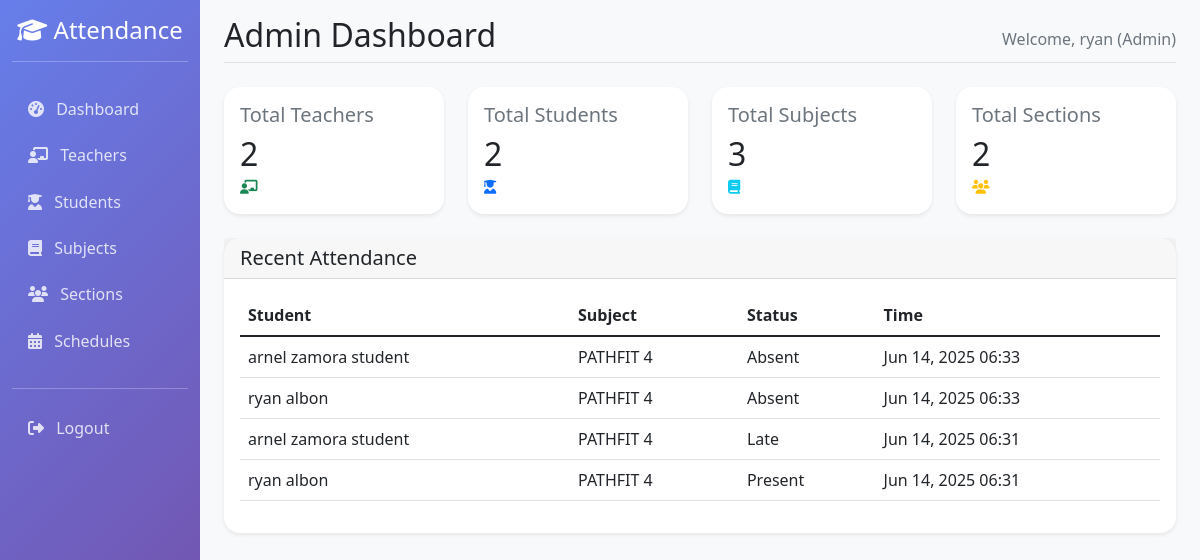
The page /admin-portal/dashboard/ (signed in) on the database its author committed.
### webapp/models.py (models this page shows, shortened)
class CustomUser(AbstractUser):
    USER_TYPE_CHOICES = [
        ('admin', 'Admin'),
        ('teacher', 'Teacher'),
        ('student', 'Student'),
    ]
    email = models.EmailField(unique=True)
    user_type = models.CharField(max_length=10, choices=USER_TYPE_CHOICES)
    middle_name = models.CharField(max_length=150, blank=True)
    USERNAME_FIELD = 'email'
    REQUIRED_FIELDS = ['username', 'first_name', 'last_name', 'user_type']

class Attendance(models.Model):
    STATUS_CHOICES = [
        ('present', 'Present'),
        ('absent', 'Absent'),
        ('late', 'Late'),
        ('excused', 'Excused')
    ]
    id = models.CharField(max_length=32, primary_key=True, default=uuid.uuid4)
    session = models.ForeignKey(AttendanceSession, on_delete=models.CASCADE)
    student = models.ForeignKey(Student, on_delete=models.CASCADE)
    status = models.CharField(max_length=20, choices=STATUS_CHOICES, default='absent')
    marked_at = models.DateTimeField(auto_now=True)
    marked_by = models.ForeignKey(settings.AUTH_USER_MODEL, on_delete=models.SET_NULL, null=True)
    remarks = models.TextField(blank=True, null=True)
    class Meta:
        unique_together = ['session', 'student']

class Student(models.Model):
    id = models.UUIDField(primary_key=True, default=uuid.uuid4, editable=False)
    user = models.OneToOneField(CustomUser, on_delete=models.CASCADE)
    student_id = models.CharField(max_length=20, unique=True)
    first_name = models.CharField(max_length=50)
    last_name = models.CharField(max_length=50)
    section = models.ForeignKey(Section, on_delete=models.CASCADE)
    phone = models.CharField(max_length=15, blank=True)
    guardian_name = models.CharField(max_length=100, blank=True)
    guardian_phone = models.CharField(max_length=15, blank=True)

class AttendanceSession(models.Model):
    STATUS_CHOICES = [
        ('ongoing', 'Ongoing'),
        ('ended', 'Ended'),
        ('cancelled', 'Cancelled')
    ]
    id = models.CharField(max_length=32, primary_key=True)  # This should match what you're using
    schedule = models.ForeignKey('Schedule', on_delete=models.CASCADE)
    date = models.DateField(default=timezone.now)
    status = models.CharField(max_length=20, choices=STATUS_CHOICES, default='ongoing')
    started_at = models.DateTimeField(auto_now_add=True)
    ended_at = models.DateTimeField(null=True, blank=True)
    remarks = models.TextField(blank=True, null=True)

class Schedule(models.Model):
    DAYS_OF_WEEK = (
        ('monday', 'Monday'),
        ('tuesday', 'Tuesday'),
        ('wednesday', 'Wednesday'),
        ('thursday', 'Thursday'),
        ('friday', 'Friday'),
        ('saturday', 'Saturday'),
        ('sunday', 'Sunday'),
    )
    id = models.UUIDField(primary_key=True, default=uuid.uuid4, editable=False)
    teacher = models.ForeignKey(Teacher, on_delete=models.CASCADE)
    subject = models.ForeignKey(Subject, on_delete=models.CASCADE)
    section = models.ForeignKey(Section, on_delete=models.CASCADE)
    day_of_week = models.CharField(max_length=10, choices=DAYS_OF_WEEK)
    start_time = models.TimeField()
    end_time = models.TimeField()
    room = models.CharField(max_length=50, blank=True)
    is_active = models.BooleanField(default=True)
    class Meta:
        unique_together = ['teacher', 'subject', 'section', 'day_of_week', 'start_time']
        ordering = ['day_of_week', 'start_time']

class Subject(models.Model):
    id = models.UUIDField(primary_key=True, default=uuid.uuid4, editable=False)
    name = models.CharField(max_length=100)
    code = models.CharField(max_length=20, unique=True)
    description = models.TextField(blank=True)
    created_at = models.DateTimeField(auto_now_add=True)

### webapp/admin_views.py (the view)
# urls.py: path('dashboard/', admin_views.admin_dashboard, name='admin_dashboard'),
@login_required
def admin_dashboard(request):
    if request.user.user_type != 'admin':
        return redirect('login')
    context = {
        'total_teachers': Teacher.objects.count(),
        'total_students': Student.objects.count(),
        'total_subjects': Subject.objects.count(),
        'total_sections': Section.objects.count(),
        'recent_attendance': Attendance.objects.select_related('student', 'session__schedule__subject').order_by('-marked_at')[:10]
    }
    return render(request, 'webapp/admin/dashboard.html', context)  # Updated template path

### webapp/templates/webapp/admin/dashboard.html (shortened to what this page needs)
{% extends 'webapp/base.html' %}
{% block page_title %}Admin Dashboard{% endblock %}
{% block content %}
<div class="row">
    <div class="col-md-3 mb-4">
        <div class="card">
            <div class="card-body">
                <h5 class="card-title text-muted">Total Teachers</h5>
                <h2 class="mb-0">{{ total_teachers }}</h2>
                <small class="text-success"><i class="fas fa-chalkboard-teacher"></i></small>
            </div>
        </div>
    </div>
    <div class="col-md-3 mb-4">
        <div class="card">
            <div class="card-body">
                <h5 class="card-title text-muted">Total Students</h5>
                <h2 class="mb-0">{{ total_students }}</h2>
                <small class="text-primary"><i class="fas fa-user-graduate"></i></small>
            </div>
        </div>
    </div>
    <div class="col-md-3 mb-4">
        <div class="card">
            <div class="card-body">
                <h5 class="card-title text-muted">Total Subjects</h5>
                <h2 class="mb-0">{{ total_subjects }}</h2>
                <small class="text-info"><i class="fas fa-book"></i></small>
            </div>
        </div>
    </div>
    <div class="col-md-3 mb-4">
        <div class="card">
            <div class="card-body">
                <h5 class="card-title text-muted">Total Sections</h5>
                <h2 class="mb-0">{{ total_sections }}</h2>
                <small class="text-warning"><i class="fas fa-users"></i></small>
            </div>
        </div>
    </div>
    <div class="col-12">
        <div class="card">
            <div class="card-header">
                <h5 class="mb-0">Recent Attendance</h5>
            </div>
            <div class="card-body">
                <div class="table-responsive">
                    <table class="table" id="recent-attendance">
                        <thead>
                            <tr>
                                <th>Student</th>
                                <th>Subject</th>
                                <th>Status</th>
                                <th>Time</th>
                            </tr>
                        </thead>
                        <tbody>
                            {% for attendance in recent_attendance %}
                            <tr>
                                <td>{{ attendance.student.first_name }} {{ attendance.student.last_name }}</td>
                                <td>{{ attendance.session.schedule.subject.name }}</td>
                                <td>
                                        {{ attendance.get_status_display }}
                                </td>
                                <td>{{ attendance.marked_at|date:"M d, Y H:i" }}</td>
                            </tr>
                            {% endfor %}
                        </tbody>
                    </table>
                </div>
            </div>
        </div>
    </div>
</div>
{% endblock %}

### webapp/templates/webapp/base.html (shortened to what this page needs)
<!DOCTYPE html>
<html lang="en">
<head>
    <link href="https://cdn.jsdelivr.net/npm/bootstrap@5.1.3/dist/css/bootstrap.min.css" rel="stylesheet">
    <link href="https://cdnjs.cloudflare.com/ajax/libs/font-awesome/6.4.0/css/all.min.css" rel="stylesheet">
    <link rel="stylesheet" type="text/css" href="https://cdn.datatables.net/buttons/2.2.3/css/buttons.bootstrap5.min.css">
    <link rel="stylesheet" href="https://cdn.jsdelivr.net/npm/sweetalert2@11.7.3/dist/sweetalert2.min.css">
</head>
<body>
    {% if user.is_authenticated %}
    <div class="container-fluid">
        <div class="row">
            <nav class="col-md-3 col-lg-2 d-md-block sidebar collapse">
                <div class="position-sticky pt-3">
                    <div class="text-center mb-4">
                        <h4><i class="fas fa-graduation-cap"></i> Attendance</h4>
                        <hr class="text-white">
                    </div>
                    {% if user.user_type == 'admin' %}
                        <ul class="nav flex-column">
                            <li class="nav-item">
                                <a class="nav-link" href="{% url 'admin_dashboard' %}">
                                    <i class="fas fa-tachometer-alt me-2"></i> Dashboard
                                </a>
                            </li>
                            <li class="nav-item">
                                <a class="nav-link" href="{% url 'teacher_list' %}">
                                    <i class="fas fa-chalkboard-teacher me-2"></i> Teachers
                                </a>
                            </li>
                            <li class="nav-item">
                                <a class="nav-link" href="{% url 'student_list' %}">
                                    <i class="fas fa-user-graduate me-2"></i> Students
                                </a>
                            </li>
                            <li class="nav-item">
                                <a class="nav-link" href="{% url 'subject_list' %}">
                                    <i class="fas fa-book me-2"></i> Subjects
                                </a>
                            </li>
                            <li class="nav-item">
                                <a class="nav-link" href="{% url 'section_list' %}">
                                    <i class="fas fa-users me-2"></i> Sections
                                </a>
                            </li>
                            <li class="nav-item">
                                <a class="nav-link" href="{% url 'schedule_list' %}">
                                    <i class="fas fa-calendar-alt me-2"></i> Schedules
                                </a>
                            </li>
                        </ul>
                    {% endif %}
                    <hr class="text-white mt-4">
                    <ul class="nav flex-column">
                        <li class="nav-item">
                            <a class="nav-link" href="{% url 'logout' %}">
                                <i class="fas fa-sign-out-alt me-2"></i> Logout
                            </a>
                        </li>
                    </ul>
                </div>
            </nav>
            <main class="col-md-9 ms-sm-auto col-lg-10 px-md-4 main-content">
                <div class="pt-3 pb-2 mb-3">
                    <div class="d-flex justify-content-between flex-wrap flex-md-nowrap align-items-center border-bottom">
                        <h1 class="h2">{% block page_title %}Dashboard{% endblock %}</h1>
                        <div class="text-muted">
    Welcome,
    {% if user.user_type == 'teacher' %}
        {{ teacher.full_name }} (Teacher)
    {% elif user.user_type == 'student' %}
        {{ student.first_name }} {{ student.last_name }} (Student)
    {% elif user.user_type == 'admin' %}
        {{ user.username }} (Admin)
    {% else %}
        {{ user.first_name|default:user.username }}
    {% endif %}
</div>
                    </div>
                    <div class="mt-4">
                        {% block content %}
                        {% endblock %}
                    </div>
                </div>
            </main>
        </div>
    </div>
    {% endif %}
</body>
</html>

### webapp/templates/webapp/base.html (style rules this page uses)
.sidebar { min-height: 100vh; background: linear-gradient(135deg, #667eea 0%, #764ba2 100%); color: white; }
.sidebar .nav-link { color: rgba(255, 255, 255, 0.8); border-radius: 0.5rem; margin: 0.2rem 0; transition: all 0.3s ease; }
.main-content { background-color: #f8f9fa; min-height: 100vh; }
.card { border: none; border-radius: 1rem; box-shadow: 0 0.125rem 0.25rem rgba(0, 0, 0, 0.075); transition: all 0.3s ease; }
.table td { vertical-align: middle; }

### rows shown on the page
CustomUser: username "ryan"
Attendance: student.first_name "arnel", student.last_name "zamora student", session.schedule.subject.name "PATHFIT 4", status "Absent", marked_at "Jun 14, 2025 06:33"
Attendance: student.first_name "ryan", student.last_name "albon", session.schedule.subject.name "PATHFIT 4", status "Absent", marked_at "Jun 14, 2025 06:33"
Attendance: student.first_name "arnel", student.last_name "zamora student", session.schedule.subject.name "PATHFIT 4", status "Late", marked_at "Jun 14, 2025 06:31"
Attendance: student.first_name "ryan", student.last_name "albon", session.schedule.subject.name "PATHFIT 4", status "Present", marked_at "Jun 14, 2025 06:31"

### other values the page prints
{{ total_teachers }} "2"
{{ total_students }} "2"
{{ total_subjects }} "3"
{{ total_sections }} "2"
